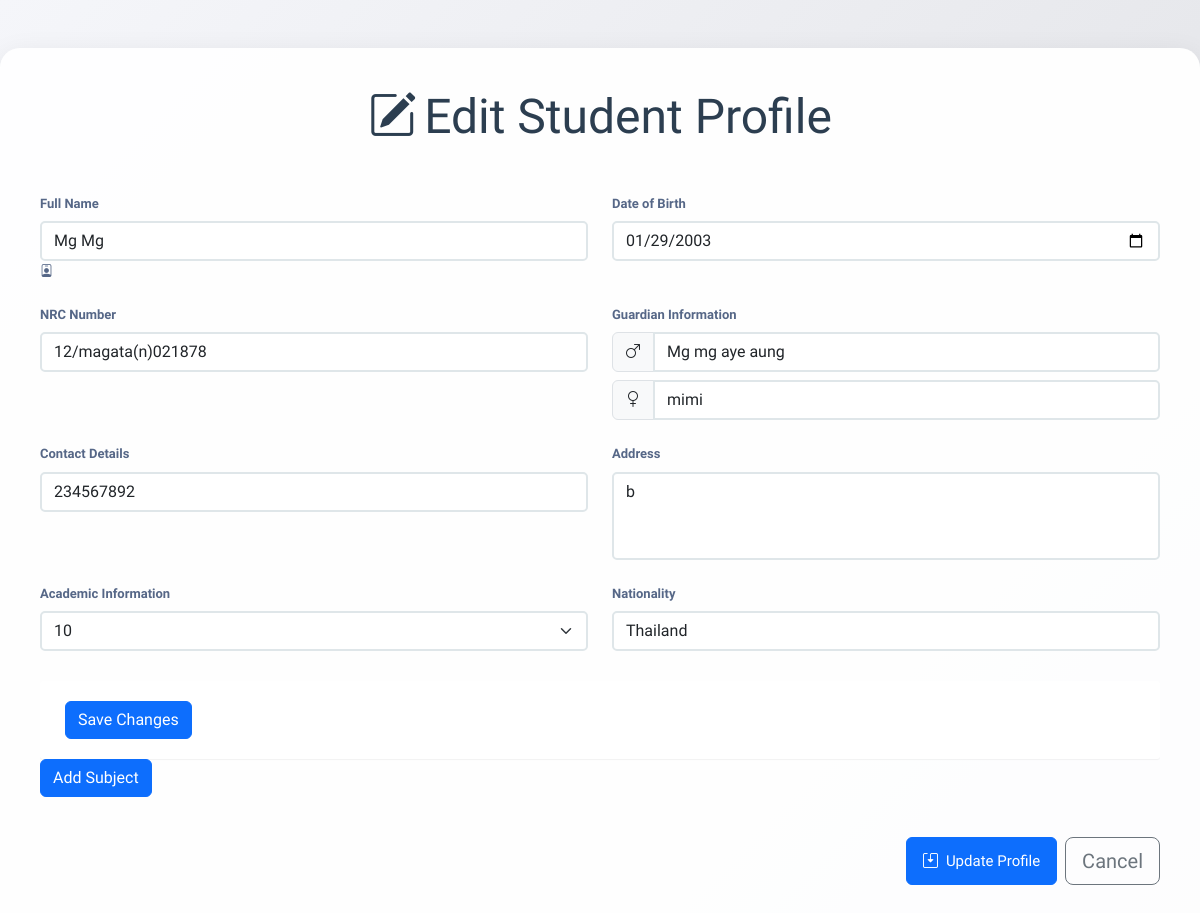
Page /management/students/edit/3/ on the committed database.
### student_app/models.py (models this page shows, shortened)
class Student(models.Model):
    name = models.CharField(max_length=100)
    dob = models.DateField()  # Date of Birth
    nrc = models.CharField(max_length=50, unique=True)  # National Registration Card number (assuming it's unique)
    father_name = models.CharField(max_length=100)
    mother_name = models.CharField(max_length=100)
    phone = models.CharField(max_length=15)  # Phone number
    address = models.TextField()  # Long address details
    grade = models.CharField(max_length=10)  # Grade (A, B, etc.)
    country = models.CharField(max_length=100)
    class Meta:
        verbose_name = "Student"
        verbose_name_plural = "Students"

### student_app/views.py (the view, shortened to what this page needs)
# urls.py: path('students/edit/<int:student_id>/', views.edit_student, name='edit_student'),
def edit_student(request, student_id):
    student = get_object_or_404(Student, id=student_id)
    existing_subjects = Subject.objects.filter(student=student).order_by('year') # Fetch existing subjects, ordered by year
    print(request.method)
    return render(request, 'student/edit_student.html', {'student': student, 'existing_subjects': existing_subjects})

### templates/student/edit_student.html (shortened to what this page needs)
<!DOCTYPE html>
<html lang="en">
<head>
    <link href="https://cdn.jsdelivr.net/npm/bootstrap@5.3.2/dist/css/bootstrap.min.css" rel="stylesheet">
    <link rel="stylesheet" href="https://cdn.jsdelivr.net/npm/bootstrap-icons@1.11.3/font/bootstrap-icons.min.css">
    <link rel="stylesheet" href="https://maxcdn.bootstrapcdn.com/font-awesome/4.7.0/css/font-awesome.min.css">
</head>
<body style="background: linear-gradient(135deg, #f5f6fa 0%, #dcdde1 100%); min-height: 100vh;">
    <div class="form-container">
        <h2 class="display-5 text-center mb-5" style="color: var(--primary-color);">
            <i class="bi bi-pencil-square me-2"></i>Edit Student Profile
        </h2>
        <form method="POST" class="needs-validation" novalidate>
            <div class="row gx-4 gy-3 mb-4">
                <div class="col-md-6 position-relative">
                    <label class="form-label fw-bold mb-2">Full Name</label>
                    <input type="text" name="name" id="name" class="form-control form-control-custom"
                        value="{{ student.name }}" required>
                    <i class="bi bi-person-badge input-icon"></i>
                </div>
                <div class="col-md-6 position-relative">
                    <label class="form-label fw-bold mb-2">Date of Birth</label>
                    <input type="date" name="dob" class="form-control form-control-custom"
                        value="{{ student.dob|date:'Y-m-d' }}" required>
                </div>
            </div>
            <div class="row gx-4 gy-3 mb-4">
                <div class="col-md-6 position-relative">
                    <label class="form-label fw-bold mb-2">NRC Number</label>
                    <input type="text" name="nrc" id="nrc" class="form-control form-control-custom"
                        value="{{ student.nrc }}" pattern="\d{1,2}\/[A-Za-z]+\([A-Za-z]\)\d{6}" required>
                </div>
                <div class="col-md-6 position-relative">
                    <label class="form-label fw-bold mb-2">Guardian Information</label>
                    <div class="input-group">
                        <span class="input-group-text"><i class="bi bi-gender-male"></i></span>
                        <input type="text" name="father_name" id="father_name" class="form-control form-control-custom"
                            value="{{ student.father_name }}" required>
                    </div>
                    <div class="input-group mt-2">
                        <span class="input-group-text"><i class="bi bi-gender-female"></i></span>
                        <input type="text" name="mother_name" id="mother_name" class="form-control form-control-custom"
                            value="{{ student.mother_name }}" required>
                    </div>
                </div>
            </div>
            <div class="row gx-4 gy-3 mb-4">
                <div class="col-md-6 position-relative">
                    <label class="form-label fw-bold mb-2">Contact Details</label>
                    <input type="tel" name="phone" id="phone" class="form-control form-control-custom"
                        value="{{ student.phone }}" required>
                </div>
                <div class="col-md-6 position-relative">
                    <label class="form-label fw-bold mb-2">Address</label>
                    <textarea name="address" id="address" class="form-control form-control-custom" rows="3"
                        style="resize: none;" required>{{ student.address }}</textarea>
                </div>
            </div>
            <div class="row gx-4 gy-3 mb-4">
                <div class="col-md-6 position-relative">
                    <label class="form-label fw-bold mb-2">Academic Information</label>
                    <select class="form-select form-control-custom" name="grade" required>
                        <option value="{{ student.grade }}" selected>{{ student.grade }}</option>
                    </select>
                </div>
                <div class="col-md-6 position-relative">
                    <label class="form-label fw-bold mb-2">Nationality</label>
                    <input list="countries" name="country" id="country" class="form-control form-control-custom"
                        value="{{ student.country }}" required>
                </div>
            </div>
            <div class="table-responsive mb-4">
                <div class="table-wrapper">
                    <form method="post">
                        <button type="submit" class="btn btn-primary">Save Changes</button>
                    </form>
                </div>
                    <div class="col-sm-6">
                        <button type="button" class="btn btn-primary mb-3" id="add-subject-btn">Add Subject</button>
                    </div>
            <div class="d-grid gap-2 d-md-flex justify-content-md-end mt-4">
                <button type="submit" class="btn btn-lg btn-primary rounded" style="font-size: 15px;">
                    <i class="bi bi-save2 me-2"></i>Update Profile
                </button>
                <a href="{% url 'student_list' %}" class="btn btn-lg btn-outline-secondary ">
                    Cancel
                </a>
            </div>
        </form>
    </div>
</body>
</html>

### templates/student/edit_student.html (style rules this page uses)
:root { --primary-color: #2c3e50; --secondary-color: #3498db; --accent-color: #e74c3c; }
body { color: #566787; background: #f5f5f5; font-family: 'Varela Round', sans-serif; font-size: 13px; }
.form-container { background: rgba(255, 255, 255, 0.95); border-radius: 20px; box-shadow: 0 10px 30px rgba(0,0,0,0.1); padding: 2.5rem; margin: 3rem auto; max-width: 1200px; }
.form-control-custom { border: 2px solid #dfe6e9; border-radius: 5px; transition: all 0.3s ease; }
.table-responsive { margin: 30px 0; }
.table-wrapper { background: #fff; padding: 20px 25px; border-radius: 3px; min-width: 1000px; box-shadow: 0 1px 1px rgba(0, 0, 0, .05); }

### rows in the picture
Student: name "Mg Mg", dob "01/29/2003", nrc "12/magata(n)021878", father_name "Mg mg aye aung", mother_name "mimi", phone "234567892", address "b", grade "10", country "Thailand"
